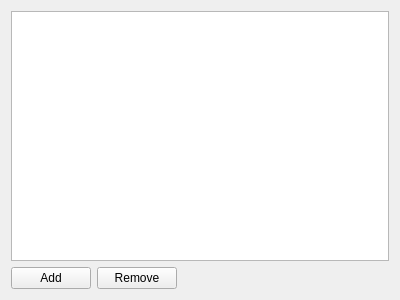
<?xml version="1.0" encoding="UTF-8"?>
<ui version="4.0">
 <class>ModuleListWizardPage</class>
 <widget class="QWizardPage" name="ModuleListWizardPage">
  <property name="geometry">
   <rect>
    <x>0</x>
    <y>0</y>
    <width>400</width>
    <height>300</height>
   </rect>
  </property>
  <property name="windowTitle">
   <string>Module list</string>
  </property>
  <property name="title">
   <string>Module list</string>
  </property>
  <property name="subTitle">
   <string>Set list of modules</string>
  </property>
  <layout class="QVBoxLayout" name="verticalLayout">
   <item>
    <widget class="QListView" name="listView"/>
   </item>
   <item>
    <layout class="QHBoxLayout" name="horizontalLayout">
     <item>
      <widget class="QPushButton" name="bAdd">
       <property name="text">
        <string>Add</string>
       </property>
      </widget>
     </item>
     <item>
      <widget class="QPushButton" name="bRemove">
       <property name="text">
        <string>Remove</string>
       </property>
      </widget>
     </item>
     <item>
      <spacer name="horizontalSpacer">
       <property name="orientation">
        <enum>Qt::Orientation::Horizontal</enum>
       </property>
       <property name="sizeHint" stdset="0">
        <size>
         <width>40</width>
         <height>20</height>
        </size>
       </property>
      </spacer>
     </item>
    </layout>
   </item>
  </layout>
 </widget>
 <resources/>
 <connections/>
</ui>
